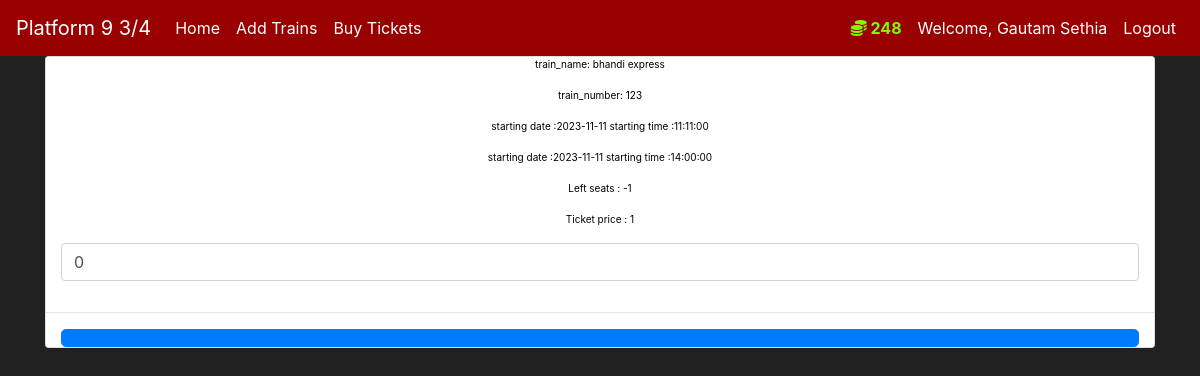
/book-tickets/2 (signed in), run on the app's committed database.
### railway/models.py (models this page shows, shortened)
class User(db.Model,UserMixin):
    id = db.Column(db.Integer,primary_key =True)
    username = db.Column(db.String)
    hash_password = db.Column(db.String)
    email_address = db.Column(db.String)
    budget = db.Column(db.Integer,default = 1500)
    booked_tickets = db.relationship('Booked_ticket',backref='user',lazy=True)
    def get_password(self):
        return self.hash_password
    def set_password(self,password):
        self.hash_password = bcrypt.generate_password_hash(password)
        return self.hash_password
    password = property(get_password,set_password)

class Train(db.Model):
    id = db.Column(db.Integer,primary_key = True)
    train_name = db.Column(db.String)
    train_number = db.Column(db.Integer)
    starting_date = db.Column(db.Date,nullable =False)
    starting_time = db.Column(db.Time,nullable=False)
    ending_date = db.Column(db.Date,nullable=False)
    ending_time = db.Column(db.Time,nullable=False)
    left_seats = db.Column(db.Integer)
    number_of_compartments = db.Column(db.Integer)
    compartment_size = db.Column(db.Integer)
    ticket_price = db.Column(db.Integer,nullable= False)
    booked_seats = db.relationship('Booked_seat',backref = 'train',lazy=True)
    unbooked_seats = db.relationship('Unbooked_seat',backref = 'train',lazy=True)

### railway/routes.py (the view, shortened to what this page needs)
@app.route('/book-tickets/<train_id>',methods = ['GET','POST'])
@login_required
def book_tickets_page(train_id):
    train = Train.query.get(train_id)
    if request.method == 'GET':
        seats_to_book = request.args.get('seats_to_book')
        if seats_to_book:
            if int(seats_to_book) > train.left_seats:
                flash(f'Not enough seats available. Seats left = {train.left_seats}',category="danger")
                return render_template("book_tickets.html",train = train,seats_to_book=0)
            else:
                return render_template("book_tickets.html",train=train,seats_to_book = int(seats_to_book))
    return render_template("book_tickets.html",train = train,seats_to_book = 0)

### railway/models.py (called while the page is built)
@login_manager.user_loader
def load_user(user_id):
    return User.query.get(int(user_id))

### railway/templates/book_tickets.html (shortened to what this page needs)
{% extends 'base.html' %}
{% block content %}
<div class ="container">
    <div class ="card mb-4 box-shadow text-center" style ="font-size: 10px; color: black;">
        <p>train_name: {{train.train_name}} </p>
        <p>train_number: {{train.train_number}} </p>
        <p>starting date :{{train.starting_date}} starting time :{{train.starting_time}}   </p>
        <p>starting date :{{train.ending_date}} starting time :{{train.ending_time}}   </p>
        <p>Left seats : {{train.left_seats}} </p>
        <p>Ticket price : {{train.ticket_price}}</p>
        <div class = "container">
            <form method = "GET">
                <input type = "number" max="{train.left_seats}" min = 1 placeholder="Enter number of seats to book" name = "seats_to_book" class ="form-control" value = {{seats_to_book}}>
            </form>
        </div>
        <br>
        <hr>
        <div class ="container">
            <form method="POST" id = "passenger_data">
            <button type = "button" value="Book Tickets" class = "btn btn-lg btn-block btn-primary" data-toggle="modal" data-target="#buy-ticket">
            </button>
            </form>
        </div>
    </div>
</div>
{% endblock %}

### railway/templates/base.html (shortened to what this page needs)
<!doctype html>
<html lang="en">
   <head>
      <link rel="stylesheet" href="https://cdn.jsdelivr.net/npm/bootstrap@4.5.3/dist/css/bootstrap.min.css">
   </head>
   <body>
    <nav class="navbar navbar-expand-md" style = "background-color: #990000;">
      <a class="navbar-brand" href="#" style = "color: white;">Platform 9 3/4</a>
      <div class="collapse navbar-collapse" id="navbarNav">
        <ul class="navbar-nav mr-auto">
            <li class="nav-item active">
                <a class="nav-link" href="{{ url_for('home_page') }}" style = "color:white;">Home <span class="sr-only">(current)</span></a>
            </li>
            <li class="nav-item active">
                <a class="nav-link" href="{{ url_for('add_train_page') }}" style = "color:white;">Add Trains <span class="sr-only">(current)</span></a>
            </li>
            <li class="nav-item active">
                <a class="nav-link" href="{{ url_for('search_tickets_page') }}" style = "color:white;">Buy Tickets <span class="sr-only">(current)</span></a>
            </li>
        </ul>
        {% if current_user.is_authenticated %}
        <ul class="navbar-nav">
          <li class="nav-item">
            <a class="nav-link" style="color: lawngreen; font-weight: bold">
                <i class="fas fa-coins"></i>
                {{ current_user.budget }}
            </a>
          </li>
          <li class="nav-item">
            <a class="nav-link" href="#" style="color: white;">Welcome,  {{ current_user.username}}</a>
          </li>
          <li class="nav-item">
            <a class="nav-link" href=" {{url_for('logout_page')}} " style = "color:white;">Logout</a>
          </li>
        </ul>
        {% endif %}
      </div>
    </nav>
    {% block content %}
    {% endblock %}
   </body>
</html>

### railway/templates/base.html (style rules this page uses)
body { background-color: #212121; color: white; }

### data on the page
User: budget "248", username "Gautam Sethia"
Train: train_name "bhandi express", train_number "123", starting_date "2023-11-11", starting_time "11:11:00", ending_date "2023-11-11", ending_time "14:00:00", left_seats "-1", ticket_price "1"
